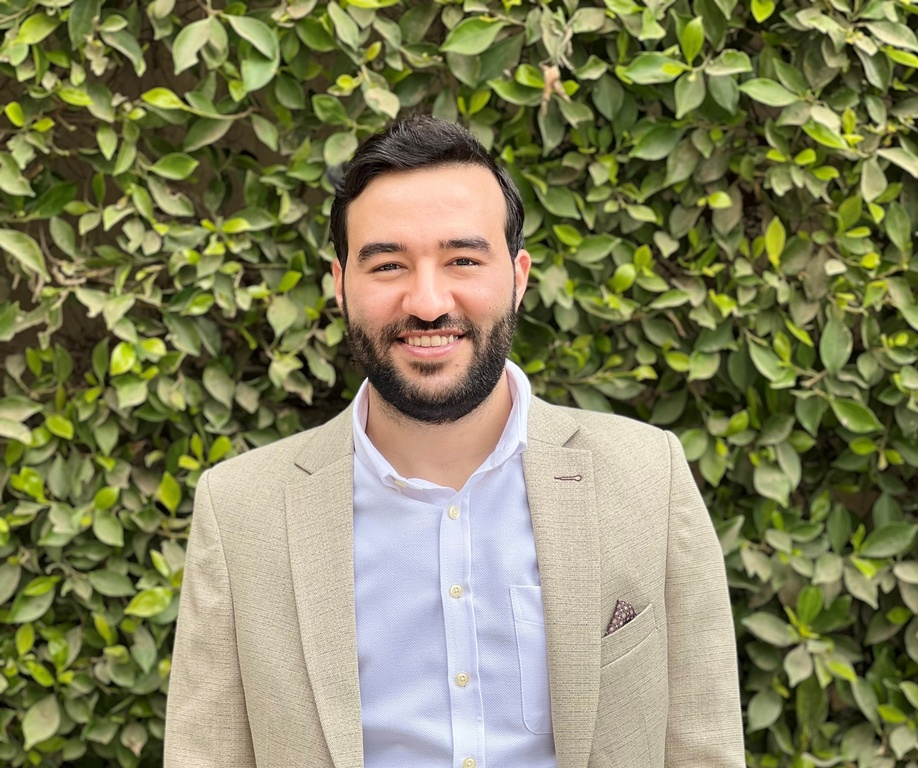
#> input picture images/IMG_6084.jpg, 918 x 768 px, shrunk from 3003 x 2512 before the run, given in place of lenna.png, which was not available
$ jupyter execute --allow-errors task_1.ipynb   (text cells are left out)
#> lines starting #> are read from the running program, lines starting #| are printed output that depends on the picture; after the words box and inside, x2 and y2 are one past the last pixel; in counts of white or black regions, pixels touching at a corner belong together; pictures that were not available may be replaced by others from this repository, and a replacement may not be noted
### libs/filters.py
from math import pi
import numpy as np
from libs.edge_detection import sobel
from libs.utils import median, convolution, rgb_to_bw


# [10 lines left out: function create_gaussian_kernel, not called in this run]

def average_filter(image, kernel_size: int):
    kernel = np.ones([kernel_size, kernel_size], dtype=int)
    kernel = kernel / (pow(kernel_size, 2))

    filtered_image = convolution(image, kernel)
    filtered_image = filtered_image.astype(np.uint8)
    return filtered_image


# [32 lines left out: functions median_filter, gaussian_filter, hybrid, not called in this run]

def grayscale(image):
    copied_image = image.copy()
    width, height = copied_image.shape[:2]
    grayscale_image = np.zeros((width, height))
    for i in range(width):
        for j in range(height):
            grayscale_image[i, j] = rgb_to_bw(copied_image[i, j])

    return grayscale_image

### libs/noise.py
import cv2
import numpy as np
from libs import utils
from random import randint
import numpy as np
from libs import utils


def sp_noise(img):
    salt_and_pepper_image = img.copy()
    row, column = salt_and_pepper_image.shape[:2]
    pixels_no = row * column
    white_pixels = randint(pixels_no // 500, pixels_no // 100)
    black_pixels = randint(pixels_no // 500, pixels_no // 100)

    for i in range(black_pixels):

        y = randint(0, row - 1)
        x = randint(0, column - 1)
        salt_and_pepper_image[y, x] = 0

    for i in range(white_pixels):

        y = randint(0, row - 1)
        x = randint(0, column - 1)
        salt_and_pepper_image[y, x] = 255

    return salt_and_pepper_image


# [24 lines left out: functions uniform_noise, gauss_noise, not called in this run]

### libs/equalization.py
import numpy as np
import matplotlib.pyplot as plt
from libs import graphs


def Histogram(image):
    hist = np.zeros(shape=(256, 1))
    shape = image.shape
    for i in range(shape[0]):
        for j in range(shape[1]):
            gray_value = image[i, j]
            hist[gray_value, 0] = hist[gray_value, 0] + 1

    plt.plot(hist)
    plt.xlabel("gray_values")
    plt.ylabel("no. of pixels")
    return hist


def histogram_equaliztion_gray(img ):
    his = Histogram (img)
    shape =img.shape
    x = his.reshape(1,256)
    y = np.array([])
    y = np.append(y, x[0, 0])

    for i in range(255):
        k = x[0, i + 1] + y[i]
        y = np.append(y, k)
    y = np.round((y / (shape[0] * shape[1])) * 255)

    for i in range(shape[0]):
        for j in range(shape[1]):
            k = img[i, j]
            img[i, j] = y[k]

def histogram_equaliztion_rgb(img ):
    rows,cols,channels =img.shape
    for m in range(channels):
        his = Histogram (img[:,:,m])
        x = his.reshape(1,256)
        y = np.array([])
        y = np.append(y, x[0, 0])

        for i in range(255):
            k = x[0, i + 1] + y[i]
            y = np.append(y, k)
        y = np.round((y / (rows * cols)) * 255)

        for i in range(rows):
            for j in range(cols):
                k = img[i, j,m]
                img[i, j ,m] = y[k]

def equalize(img):
    if len(img.shape) == 3:
        histogram_equaliztion_rgb(img)
    else:
        histogram_equaliztion_gray(img)

### libs/normalization.py
from libs.utils import max_min
# [24 lines left out: functions normalize_RGB, normalize_Gray, not called in this run]

def normalize(img ,new_max ,new_min):
    if len(img.shape) == 3:
        normalize_RGB(img,new_max,new_min)
    else:
        normalize_Gray(img,new_max,new_min)

### libs/graphs.py
import matplotlib.pyplot as plt
import numpy as np
from libs.utils import (
    frequencies_of_pixel_values,
    get_pixel_values,
    image_mean,
    image_standard_deviation,
)


def histogram(image):
    if (len(image.shape)<2):
        grayscale_histogram(image)
    elif (len(image.shape)==3):
        rgb_histogram(image)


# [12 lines left out: function grayscale_histogram, not called in this run]


def rgb_histogram(image):
    frequencies = frequencies_of_pixel_values(image)
    pixels = [[], [], []]
    occurences = [[], [], []]
    colors = ["blue", "green", "red"]
    for k in range(3):
        frequencies[k] = {key: frequencies[k][key] for key in sorted(frequencies[k])}
        pixels[k] = list(frequencies[k].keys())
        occurences[k] = list(frequencies[k].values())
        plt.plot(
            list(frequencies[k].keys()), list(frequencies[k].values()), color=colors[k]
        )

    plt.xlabel("RGB values")
    plt.ylabel("No. of occurences")
    plt.show()
    return frequencies


def distribution_curve(image):
    if (len(image.shape)<2):
        grayscale_distribution_curve(image)
    elif (len(image.shape)==3):
        rgb_distribution_curve(image)


# [12 lines left out: function grayscale_distribution_curve, not called in this run]


def rgb_distribution_curve(image):
    rgb_values = get_pixel_values(image)
    mean = image_mean(image)
    standard_deviation = image_standard_deviation(image)
    colors = ["blue", "green", "red"]
    for i in range(3):
        probability_density = (np.pi * standard_deviation[i]) * np.exp(
            -0.5
            * ((np.asarray(sorted(rgb_values[i])) - mean[i]) / standard_deviation[i])
            ** 2
        )
        plt.plot(sorted(rgb_values[i]), probability_density, color=colors[i])

    plt.xlabel("RGB values")
    plt.ylabel("Probability Density")
    plt.show()

### task_1.ipynb
[cell 1]
from libs import normalization, equalization, resizeImg, filters, noise, graphs, Prewitt, Roberts, Sobel, Canny , hybrid
import cv2
import numpy as np
import matplotlib.pyplot as plt
from PIL import Image

[cell 2]
image = cv2.imread("images/lenna.png")
#> image is the input picture: shape (768, 918, 3); mean B, G, R 93, 129.8, 131
# Rearrange RGB channels to use the image matrix correctly in matplotlib
b, g, r = cv2.split(image)
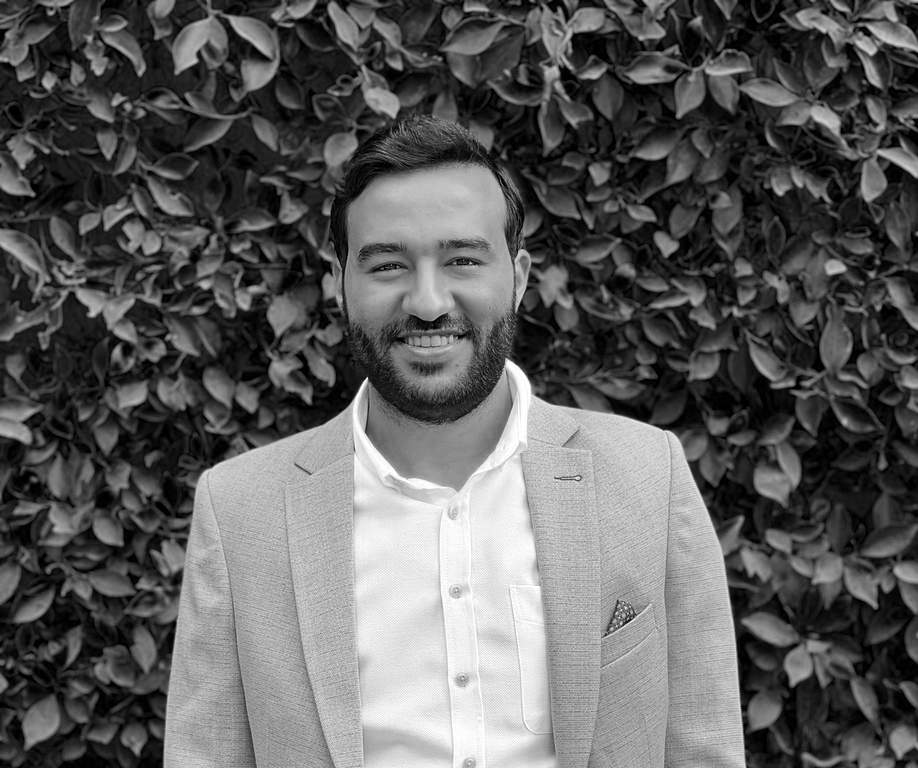
#> b: shape (768, 918); min 0, max 255, mean 93
image = cv2.merge((r,g,b))
plt.imshow(image)
plt.show()

#> (a cell that did not finish here is left out)

#> after the loop in grayscale, `for i in range(width):`: grayscale_image: shape (768, 918) float64; every value is 0
plt.imshow(grayscale_image, cmap = "gray")
plt.title("Grayscale image")
plt.show()

[cell 4]
graphs.histogram(image)
#> (the call stopped at in rgb_histogram, `frequencies = frequencies_of_pixel_values(image)`: libs is not available in this run)

[cell 5]
graphs.distribution_curve(image)
#> (the call stopped at in rgb_distribution_curve, `rgb_values = get_pixel_values(image)`: libs is not available in this run)

[cell 6]
# Salt and Pepper noise
sp_noise_image = noise.sp_noise(image)
#> after the loop in sp_noise, `for i in range(black_pixels):`: salt_and_pepper_image: shape (768, 918, 3); mean R, G, B 130.1, 128.9, 92.3
#> after the loop in sp_noise, `for i in range(white_pixels):`: salt_and_pepper_image: shape (768, 918, 3); mean R, G, B 130.9, 129.7, 93.4
plt.imshow(sp_noise_image, cmap="gray")
plt.title("Salt and Pepper Noise")
plt.show()

[cell 7]
# Salt and Pepper noise
Uniform_noise_image = noise.sp_noise(image)
#> after the loop in sp_noise (call 2), `for i in range(black_pixels):`:
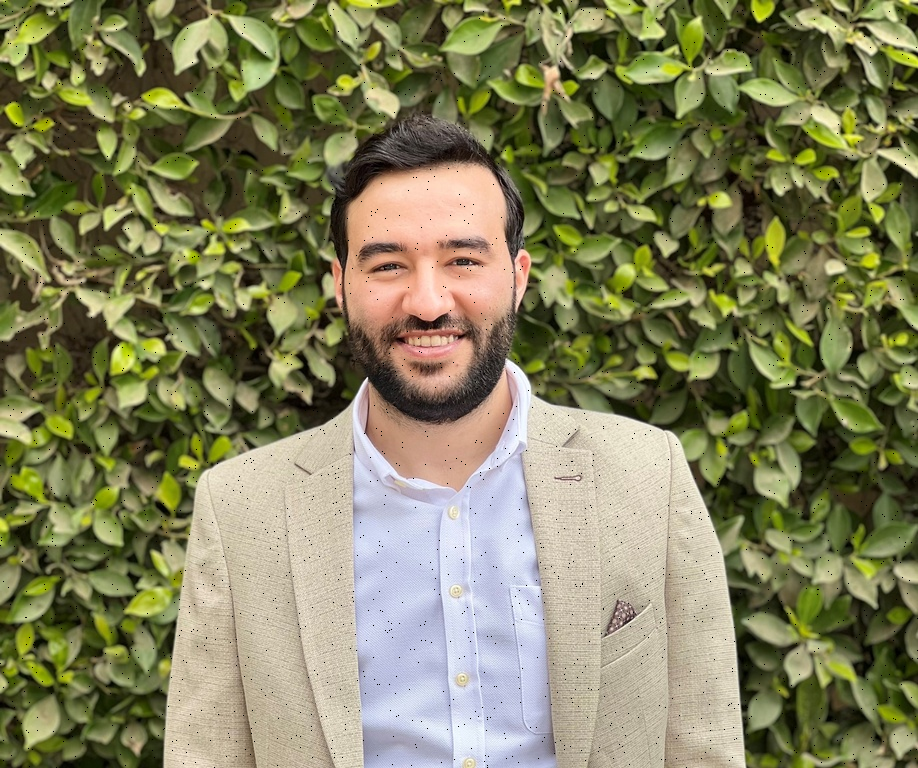
#> salt_and_pepper_image: shape (768, 918, 3); mean R, G, B 130.5, 129.3, 92.6
#> after the loop in sp_noise (call 2), `for i in range(white_pixels):`:
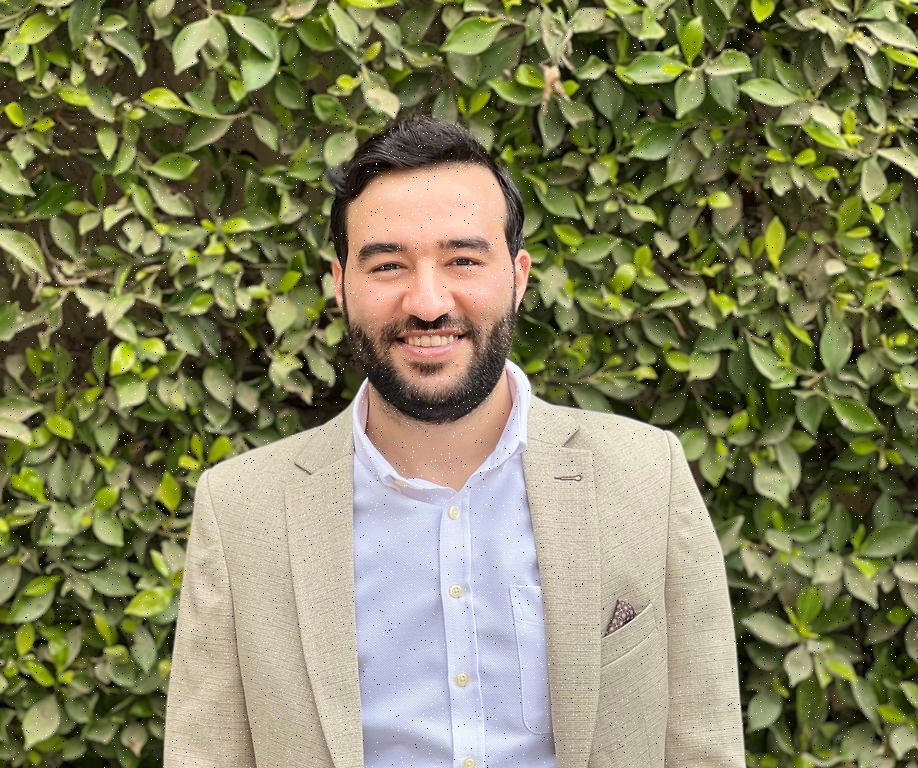
#> salt_and_pepper_image: shape (768, 918, 3); 0.71% of pixels changed, all inside (x1, y1, x2, y2) = (0, 0, 918, 768)
plt.imshow(Uniform_noise_image, cmap="gray")
plt.title("Uniform Noise")
plt.show()

[cell 8]
# Average Filter
# The average filter function takes 2 arguments, a gray-scaled image and the kernel size
# We can test the filter on the sp image using a 5x5 kernel
plt.imshow(filters.average_filter(sp_noise_image,5), cmap="gray")
#> (the call stopped at in average_filter, `filtered_image = convolution(image, kernel)`: libs is not available in this run)
plt.title("Average Filter on SP")
plt.show()

#> (a cell that did not finish here is left out)

#> (a cell that did not finish here is left out)

#> (a cell that did not finish here is left out)

#> (a cell that did not finish here is left out)

#> (a cell that did not finish here is left out)

#> (a cell that did not finish here is left out)

[cell 15]
#call normalization "RGB"
img = Image.open("images/lenna.png")
new_max = 255
new_min = 100
#> (the rest of this cell did not finish here and is left out)

plt.imshow(img)
plt.title("Normalize image")
plt.show()

[cell 16]
#call normalization "gray scale"
img = Image.open("images/lenna.png")
img = img.convert('L')
new_max = 255
new_min = 200
#> (the rest of this cell did not finish here and is left out)

plt.imshow(img,cmap="gray")
plt.title("Normalize img")
plt.show()

[cell 17]
#equalize image
img = cv2.imread('images/lenna.png')
img = cv2.cvtColor(img , cv2.COLOR_BGR2GRAY)
#> img: shape (768, 918)
equalization.equalize(img)
#> after the loop in Histogram, `for i in range(shape[0]):`: hist = 256 values, max 4853 at index 51, min 2 at index 255, mean 2754
#> in histogram_equaliztion_gray, `his = Histogram (img)`: his has the same summary as hist in Histogram
#> in histogram_equaliztion_gray, `y = np.append(y, x[0, 0])`: y = [7]
#> the loop in histogram_equaliztion_gray, `for i in range(255):` made 255 passes
#> k on passes 11 to 13: 3242, 3961, 4660
#> after the loop in histogram_equaliztion_gray, `for i in range(255):`: y = 256 values from 7 to 705024
#> in histogram_equaliztion_gray, `y = np.round((y / (shape[0] * shape[1])) * 255)`: y = 256 values from 0 to 255
#> after the loop in histogram_equaliztion_gray, `for i in range(shape[0]):`:
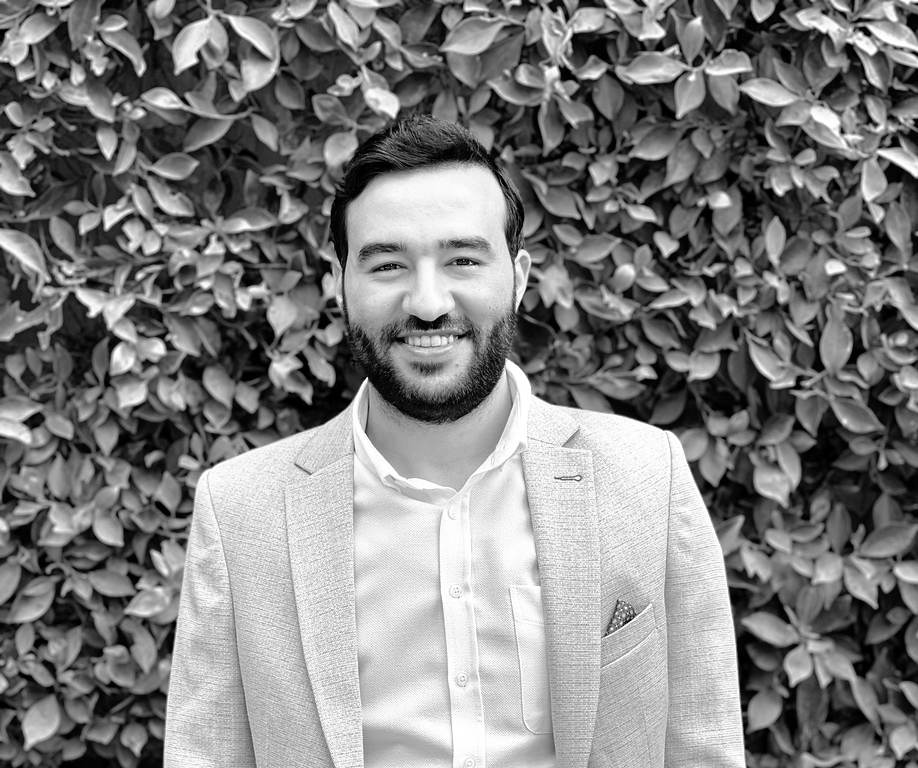
#> img: shape (768, 918); min 0, max 255, mean 128.1
equaled_hist = equalization.Histogram (img)
#> equaled_hist = 256 values, max 5002 at index 132, min 0 at index 21, mean 2754
plt.show()
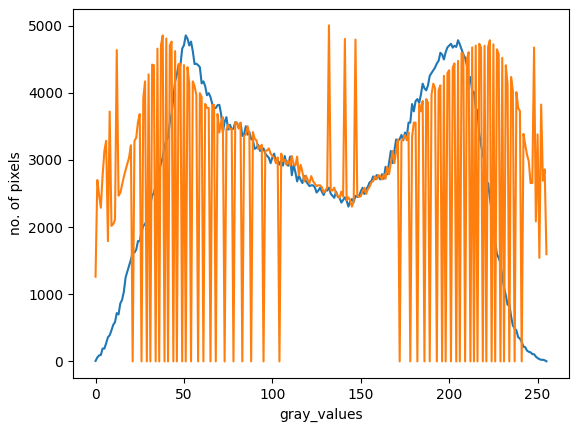
#> figure drawn by matplotlib, 1 panel; curve peaks at x = 51, y = 4853; curve peaks at x = 132, y = 5002
plt.imshow(img,cmap="gray")
plt.title("equalized img")
plt.show()

[cell 18]
img = cv2.imread('images/lenna.png')
equalization.equalize(img)
#> the loop in histogram_equaliztion_rgb, `for m in range(channels):` made 3 passes
#> y on passes 1 to 3: [8887], [79], [30]
#> after the loop in histogram_equaliztion_rgb, `for m in range(channels):`:
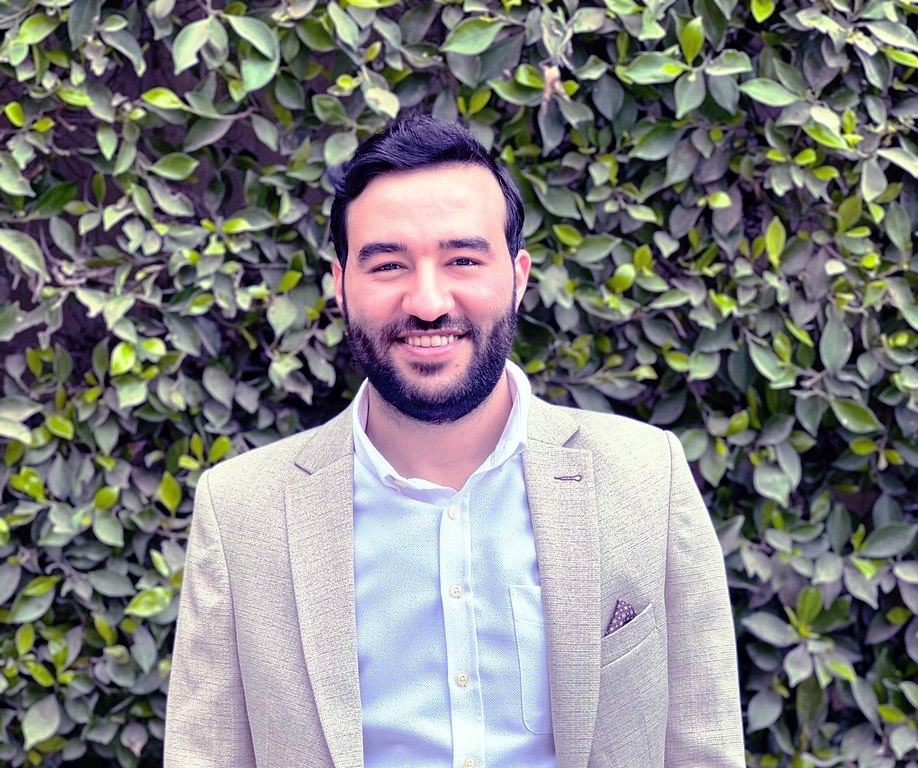
#> img: shape (768, 918, 3); mean B, G, R 128.2, 128.1, 128.1
equaled_hist = equalization.Histogram (img)
#> equaled_hist = 256 values, max 14982 at index 56, min 0 at index 55, mean 8056.8
plt.show()
#> figure, not shown here; curve peaks at x = 0, y = 8887; curve peaks at x = 199, y = 5299; curve peaks at x = 60, y = 4950
plt.imshow(img)
plt.title("Equalized image")
plt.show()
cv2.imshow('image',img) # show original image
cv2.waitKey(0)

[cell 19]
image = cv2.imread("images/elephant.jpg")
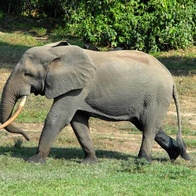
#> input picture images/elephant.jpg, 196 x 196 px, shrunk from 640 x 640 before the run
#> image is the input picture: shape (196, 196, 3); mean B, G, R 91.7, 126.5, 119.5
gray_scale_image = cv2.cvtColor(image , cv2.COLOR_BGR2GRAY)
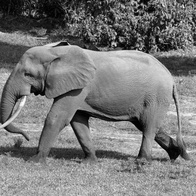
#> gray_scale_image: shape (196, 196); min 0, max 250, mean 120.4

image2 = cv2.imread("images/img2.png")
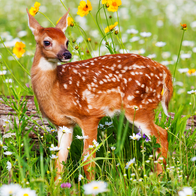
#> input picture images/img2.png, 196 x 196 px, shrunk from 640 x 640 before the run
#> image2 is the input picture: shape (196, 196, 3); mean B, G, R 72.6, 148.9, 158.6
gray_scale_image2 = cv2.cvtColor(image2 , cv2.COLOR_BGR2GRAY)
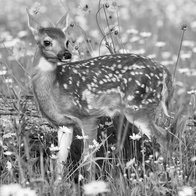
#> gray_scale_image2: shape (196, 196); min 0, max 255, mean 143.1

#> (the rest of this cell did not finish here and is left out)
